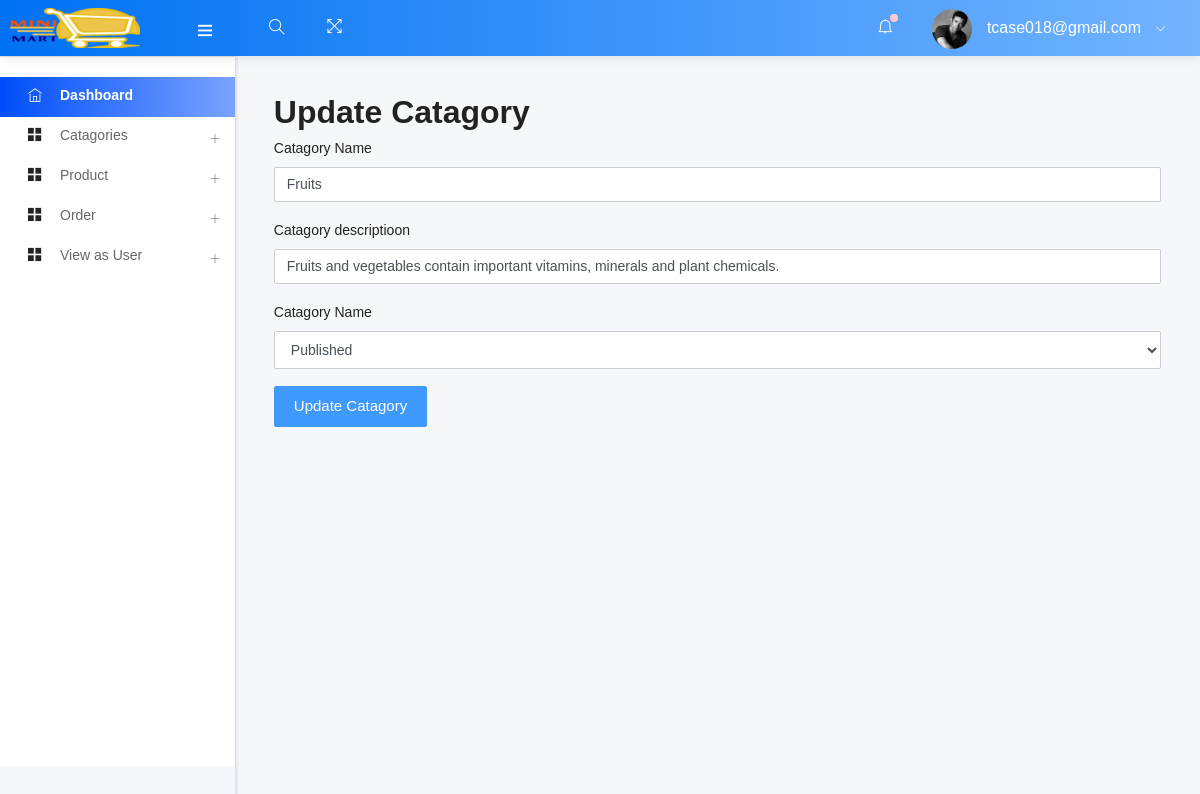
/admin/edit_cata.php?status=edit&&id=2 (signed in), run on an earlier commit of the app's database.
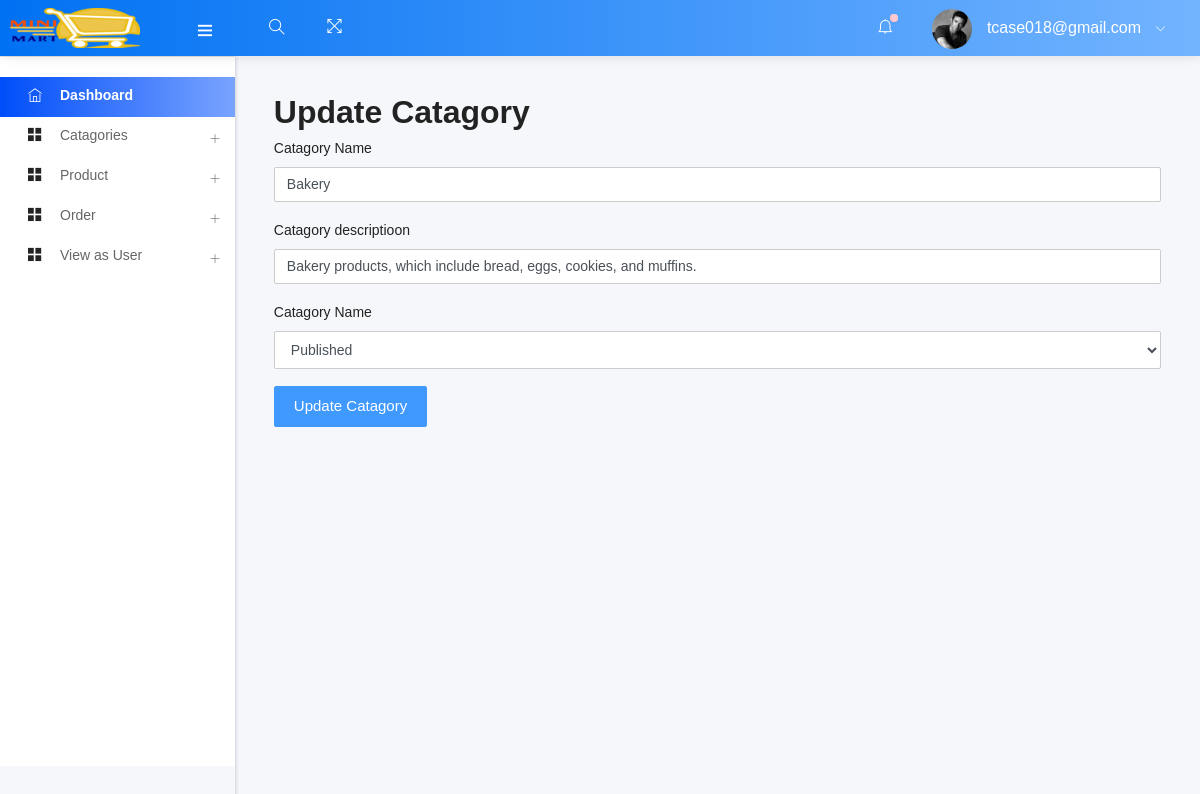
And on a later commit of the database.
### tables this page shows
CREATE TABLE `catagory` (
  `ctg_id` int(11) NOT NULL,
  `ctg_name` varchar(60) NOT NULL,
  `ctg_des` varchar(255) NOT NULL,
  `ctg_status` tinyint(3) NOT NULL
);

### admin/edit_cata.php (called while the page is built)
<?php
    $views = "edit_cata";
    include ("template.php");

### admin/class/adminback.php (called while the page is built, shortened)
<?php
class  adminback
{
    private $connection;
    function __construct()
    {
        $dbhost = "localhost";
        $dbuser = "root";
        $dbpass = "";
        $dbname = "pos";
        $this->connection = mysqli_connect($dbhost, $dbuser, $dbpass, $dbname);
    }
    function display_cataByID($id)
    {
        $query = "SELECT * FROM `catagory` WHERE ctg_id = $id";
        if (mysqli_query($this->connection, $query)) {
            $cata_info = mysqli_query($this->connection, $query);
            return mysqli_fetch_assoc($cata_info);
        }
    }
}

### admin/views/edit_cata_view.php (the view, shortened to what this page needs)
<?php
if (isset($_GET['status'])) {
    if ($_GET['status'] == 'edit') {
        $id = $_GET['id'];
        $cata = $obj->display_cataByID($id);
    }
}
?>
<h2>Update Catagory</h2>
<form action="" method="post">
    <div class="form-group">
        <label for="u_ctg_name">Catagory Name</label>
        <input type="text" name="u_ctg_name" class="form-control" value="<?php echo $cata['ctg_name'] ?>">
    </div>
    <div class="form-group">
        <label for="u_ctg_des">Catagory descriptioon</label>
        <input type="text" name="u_ctg_des" class="form-control" value="<?php echo $cata['ctg_des'] ?>">
    </div>
    <div class="form-group">
        <label for="u_ctg_status">Catagory Name</label>
        <select name="u_ctg_status" class="form-control">
            <option value="1">Published</option>
        </select>
    </div>
    <input type="submit" value="Update Catagory" name="update_ctg" class="btn btn-primary">
</form>

### admin/includes/head.php (shortened to what this page needs)
<!DOCTYPE html>
<html lang="en">
<head>
  <link rel="stylesheet" type="text/css" href="assets/css/bootstrap/css/bootstrap.min.css">
  <link rel="stylesheet" type="text/css" href="assets/icon/themify-icons/themify-icons.css">
  <link rel="stylesheet" type="text/css" href="assets/icon/font-awesome/css/font-awesome.min.css">
  <link rel="stylesheet" type="text/css" href="assets/icon/icofont/css/icofont.css">
  <link rel="stylesheet" type="text/css" href="assets/css/style.css">
  <link rel="stylesheet" type="text/css" href="assets/css/jquery.mCustomScrollbar.css">
</head>

### admin/template.php (shortened to what this page needs)
<?php
include("class/adminback.php");
$obj = new adminback();
$admin_email = $_SESSION['admin_email'];
?>
<?php
include("includes/head.php")
?>
<body>
    <body>
        <div id="pcoded" class="pcoded">
            <div class="pcoded-container navbar-wrapper">
                <?php include_once("includes/headernav.php") ?>
                <div class="pcoded-main-container">
                    <div class="pcoded-wrapper">
                        <?php include_once("includes/sidenav.php") ?>
                        <div class="pcoded-content">
                        <div class="pcoded-inner-content">
                            <div class="main-body">
                                <div class="page-wrapper">
                                    <div class="page-body">
                                <?php
                                    if($views){
                                        if($views=="dashboard"){
                                            include ('views/dashborad_view.php');
                                        }elseif($views=="add-cata"){
                                            include ("views/add_cata_view.php");
                                        }elseif($views=="manage-cata"){
                                            include ("views/manage_cata_view.php");
                                        }elseif($views=="add-product"){
                                            include ("views/add_product_view.php");
                                        }elseif($views=="manage-product"){
                                            include ("views/manage_product_view.php");
                                        }elseif($views=="add-user"){
                                            include ("views/add_user_view.php");
                                        }elseif($views=="manage-user"){
                                            include ("views/manage_user_view.php");
                                        }elseif($views=="edit_cata"){
                                            include ("views/edit_cata_view.php");
                                        }elseif($views=="edit_product"){
                                            include ("views/edit_product_view.php");
                                        }elseif($views=="manage_order"){
                                            include ("views/manage_order_view.php");
                                        }
                                    }
                                ?>
                                </div>
                            </div>
                        </div>
                    </div>
                    </div>
                </div>
            </div>
            <?php
            include("includes/script.php")
            ?>

### admin/includes/headernav.php (shortened to what this page needs)
<nav class="navbar header-navbar pcoded-header">
    <div class="navbar-wrapper">
        <div class="navbar-logo">
            <a class="mobile-menu" id="mobile-collapse" href="#!">
                <i class="ti-menu"></i>
            </a>
            <a href="index.php">
                <img class="img-fluid" src="assets/images/logo.png" alt="Theme-Logo" />
            </a>
        </div>
        <div class="navbar-container container-fluid">
            <ul class="nav-left">
                <li class="header-search">
                    <div class="main-search morphsearch-search">
                        <div class="input-group">
                            <input type="text" class="form-control">
                            <span class="input-group-addon search-btn"><i class="ti-search"></i></span>
                        </div>
                    </div>
                </li>
                <li>
                    <a href="#!" onclick="javascript:toggleFullScreen()">
                        <i class="ti-fullscreen"></i>
                    </a>
                </li>
            </ul>
            <ul class="nav-right">
                <li class="header-notification">
                    <a href="#!">
                        <i class="ti-bell"></i>
                        <span class="badge bg-c-pink"></span>
                    </a>
                </li>
                <li class="user-profile header-notification">
                    <a href="#!">
                        <img src="assets/images/avatar-4.jpg" class="img-radius" alt="User-Profile-Image">
                        <span> <?php echo $admin_email ?> </span>
                        <i class="ti-angle-down"></i>
                    </a>
                </li>
            </ul>
        </div>
    </div>
</nav>

### admin/includes/sidenav.php (shortened to what this page needs)
<nav class="pcoded-navbar">
    <div class="pcoded-inner-navbar main-menu">
        <div class="pcoded-navigatio-lavel" data-i18n="nav.category.navigation"></div>
        <ul class="pcoded-item pcoded-left-item">
            <li class="active">
                <a href="dashboard.php">
                    <span class="pcoded-micon"><i class="ti-home"></i><b>D</b></span>
                    <span class="pcoded-mtext" data-i18n="nav.dash.main">Dashboard</span>
                </a>
            </li>
            <li class="pcoded-hasmenu">
                <a href="javascript:void(0)">
                    <span class="pcoded-micon"><i class="ti-layout-grid2-alt"></i></span>
                    <span class="pcoded-mtext" data-i18n="nav.basic-components.main">Catagories</span>
                </a>
            </li>
            <li class="pcoded-hasmenu">
                <a href="javascript:void(0)">
                    <span class="pcoded-micon"><i class="ti-layout-grid2-alt"></i></span>
                    <span class="pcoded-mtext" data-i18n="nav.basic-components.main">Product</span>
                </a>
            </li>
            <li class="pcoded-hasmenu">
                <a href="javascript:void(0)">
                    <span class="pcoded-micon"><i class="ti-layout-grid2-alt"></i></span>
                    <span class="pcoded-mtext" data-i18n="nav.basic-components.main">Order</span>
                </a>
            </li>
            <li class="pcoded-hasmenu">
                <a href="../index.php" target="_blank">
                    <span class="pcoded-micon"><i class="ti-layout-grid2-alt"></i></span>
                    <span class="pcoded-mtext" data-i18n="nav.basic-components.main">View as User</span>
                </a>
            </li>
        </ul>
    </div>
</nav>

### admin/includes/script.php (shortened to what this page needs)
</body>
</html>

What changed in the data, as far as the page shows it:
changed catagory: u_ctg_name "Fruits" → "Bakery"; u_ctg_des "Fruits and vegetables contain important vitamins, minerals and plant chemicals." → "Bakery products, which include bread, eggs, cookies, and muffins."
